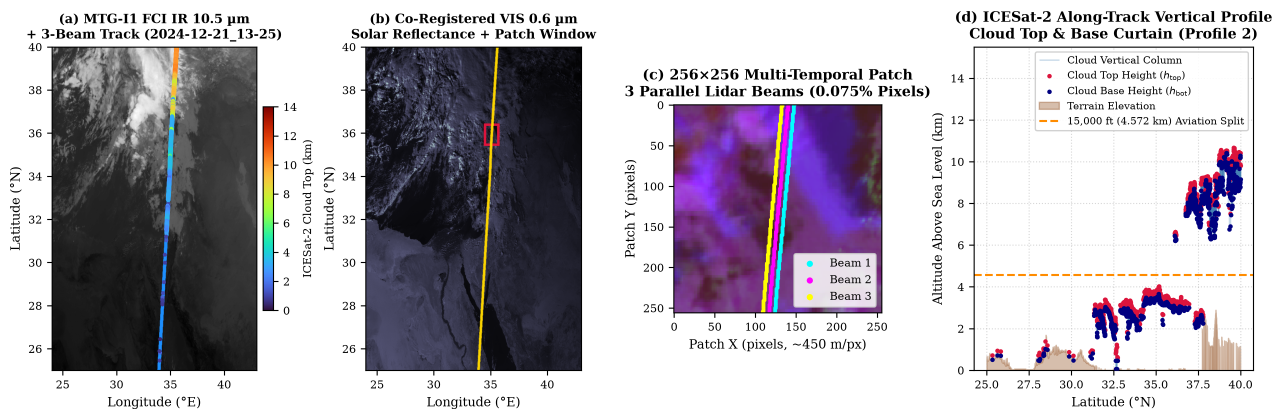
#> input picture paper/figures/fig1_dataset_overview.png, 3847 x 1258 px, found by its file name (shown at 1/3 size)
$ python -i update_hf_readme_and_viewer.py   (imports and definitions only)
#> lines starting #> are read from the running program, lines starting #| are printed output that depends on the picture
"""
Updates `cloudTrack3D/CloudTrack-3D` on Hugging Face Hub with:
  1. A clean, highly readable `README.md` Dataset Card (using Unicode instead of raw `$...$` LaTeX
     that fails to render in HF Markdown tables, plus embedded visual overview figures in `assets/`).
  2. Interactive Dataset Viewer images (`viewer/train/` and `viewer/test/` with `metadata.csv`
     in Hugging Face `imagefolder` format) so every row of the Dataset Viewer displays the
     co-registered IR 10.5 μm + VIS 0.6 μm satellite imagery directly in the browser.
"""

from __future__ import annotations

import csv
import json
import os
import shutil
import time
from concurrent.futures import ThreadPoolExecutor
from PIL import Image
import numpy as np
from huggingface_hub import HfApi

RELEASE_DIR = "../data/hf_cloudtrack3d_release"
REPO_ID = "cloudTrack3D/CloudTrack-3D"


# [117 lines left out: function build_clean_readme, not called in this run]


def make_preview_image(img_name: str, out_path: str) -> None:
#> called with img_name = 'paper/figures/fig1_dataset_overview.png', out_path = 'out.png'
    if os.path.isfile(out_path):
        return
    ir_path = os.path.join("../ir10.5", img_name)
    vis_path = os.path.join("../vis0.6", img_name)

    target_sz = (384, 384)
    if os.path.isfile(ir_path):
        with Image.open(ir_path) as im:
#> im is the input picture: PIL image 3847x1258 RGBA; mean R, G, B, A 181.6, 176.9, 185, 255
            ir_small = im.convert("L").resize(target_sz, Image.Resampling.BILINEAR)
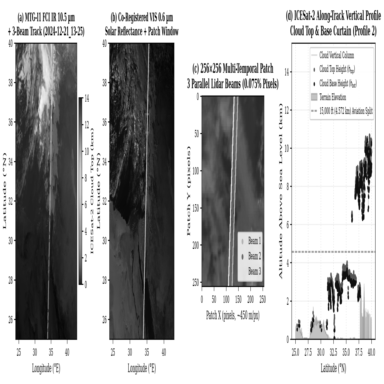
#> ir_small: PIL image 384x384 L; min 3, max 255, mean 179.2
    else:
        ir_small = Image.new("L", target_sz, 0)

    if os.path.isfile(vis_path):
        with Image.open(vis_path) as im:
            vis_small = im.convert("L").resize(target_sz, Image.Resampling.BILINEAR)
    else:
        vis_small = Image.new("L", target_sz, 0)

    # Concatenate side-by-side: Left = IR 10.5 um, Right = VIS 0.6 um
    comp = Image.new("L", (target_sz[0] * 2 + 4, target_sz[1]), 255)
#> comp: PIL image 772x384 L; every value is 255
    comp.paste(ir_small, (0, 0))
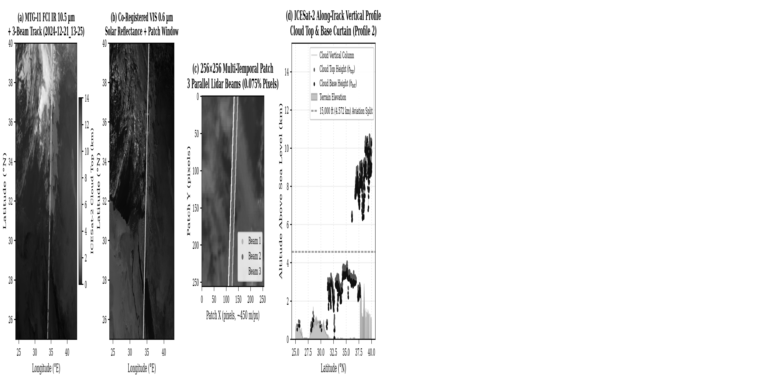
#> comp: PIL image 772x384 L; min 3, max 255, mean 217.3
    comp.paste(vis_small, (target_sz[0] + 4, 0))
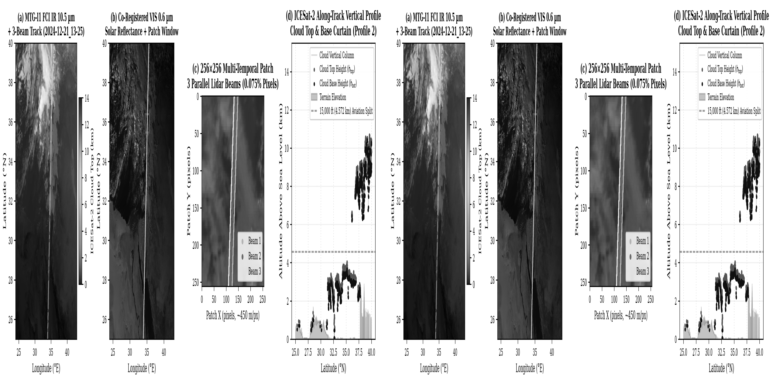
#> comp: PIL image 772x384 L; min 3, max 255, mean 179.6
    comp.save(out_path, format="JPEG", quality=82, optimize=True)


# [99 lines left out: function main, not called in this run]


# [2 lines not run here, left out]

>>> result = make_preview_image('paper/figures/fig1_dataset_overview.png', 'out.png')
